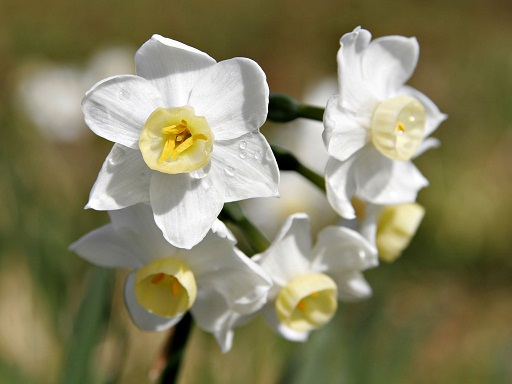
#> input picture Exercicios/imageDatabase/JonquilFlowers.jpg, 512 x 384 px
$ python ex3.1.py
#> lines starting #> are read from the running program, lines starting #| are printed output that depends on the picture
import cv2
import matplotlib.pyplot as plt
import numpy as np

fileDir = 'imageDatabase/'
objFile = 'JonquilFlowers.jpg'

img = cv2.imread(fileDir + objFile, 0)
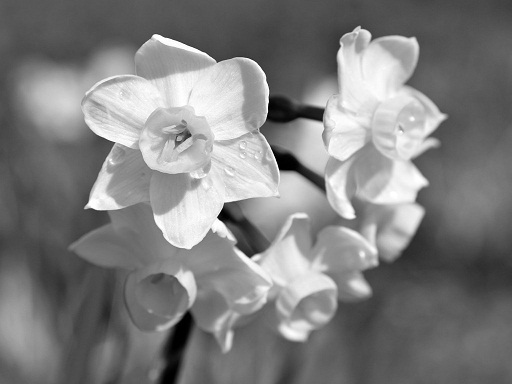
#> img: shape (384, 512); min 0, max 255, mean 126.6
# img2 = plt.imread(fileDir + objFile)

# find frequency of pixels in range 0-255
histr = cv2.calcHist([img], [0], None, [256], [0, 256])
#> histr = 256 values, max 3548 at index 86, min 30 at index 35, mean 768

plt.subplot(131)
plt.title('cv2 hist')
plt.plot(histr)

plt.subplot(132)
plt.title('matplotlib hist')
plt.hist(img.ravel(), 256, [0, 256])

plt.subplot(133)
plt.title('matplotlib bar')
x = np.arange(4)
histr = np.ravel(histr)
size = np.arange(histr.size)
#> size = 256 values from 0 to 255
plt.bar(size, histr)

plt.show()
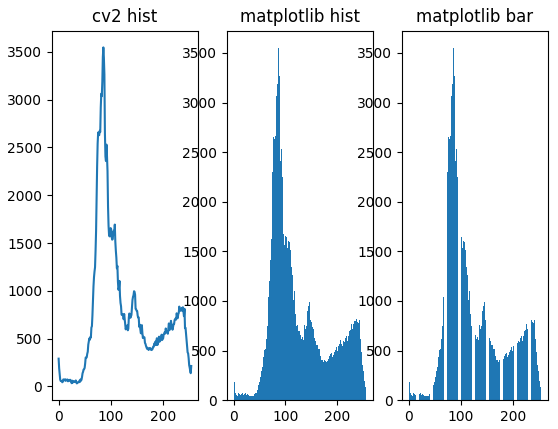
#> figure drawn by matplotlib, 3 panels; panel 1: curve peaks at x = 86, y = 3548; panel 2: tallest bar 3548 high, from x = 86 to 87; panel 3: tallest bar 3548 high, from x = 85.6 to 86.4
